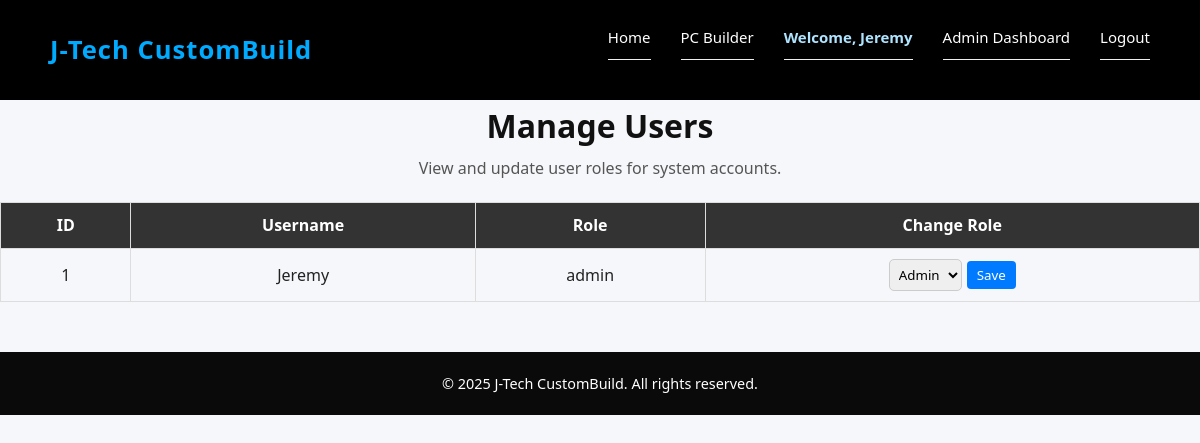
The page /admin/manage-users (signed in) on the database as committed earlier.
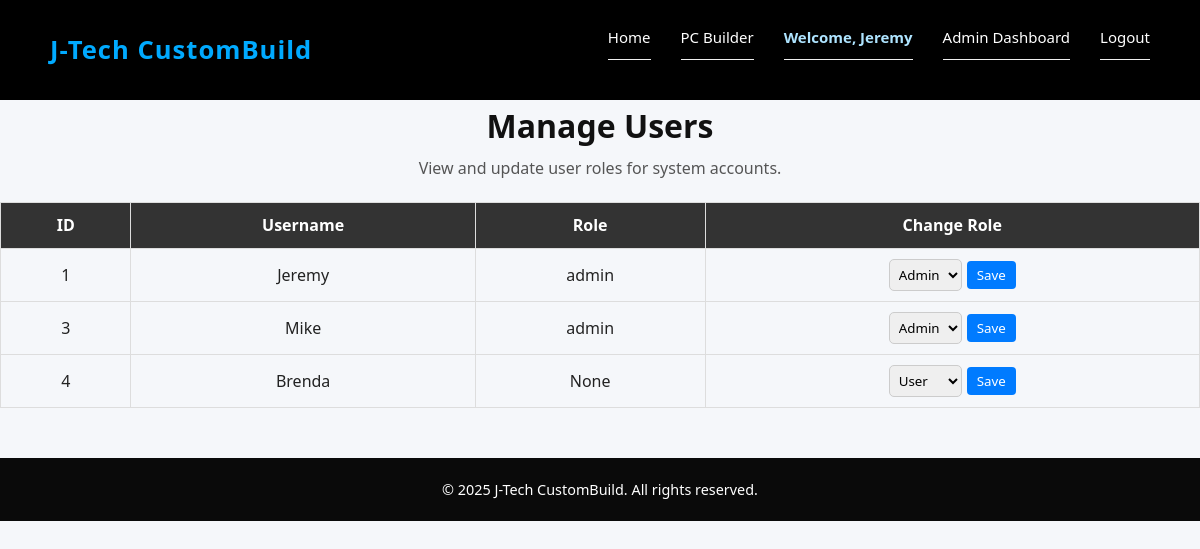
The same page on the database as committed later.
### tables this page shows
CREATE TABLE users (id INTEGER PRIMARY KEY AUTOINCREMENT, username TEXT UNIQUE NOT NULL, email TEXT NOT NULL, password TEXT NOT NULL, role TEXT);

### app.py (the view)
@app.route('/admin/manage-users')
def manage_users():
    if 'user' not in session or session.get('role') != 'admin':
        flash('Access denied.', 'danger')
        return redirect(url_for('login'))
    with sqlite3.connect(DB_NAME) as conn:
        conn.row_factory = sqlite3.Row
        cur = conn.cursor()
        cur.execute("SELECT id, username, role FROM users ORDER BY id ASC")
        users = cur.fetchall()
    return render_template('admin_manage_users.html', users=users)

### templates/admin_manage_users.html (shortened to what this page needs)
{% extends "base.html" %}
{% block content %}
<section class="admin-users">
    <div class="header-center">
        <h1>Manage Users</h1>
        <p>View and update user roles for system accounts.</p>
    </div>
    {% if users %}
    <table class="users-table">
        <thead>
            <tr>
                <th>ID</th>
                <th>Username</th>
                <th>Role</th>
                <th>Change Role</th>
            </tr>
        </thead>
        <tbody>
            {% for user in users %}
            <tr>
                <td>{{ user['id'] }}</td>
                <td>{{ user['username'] }}</td>
                <td>{{ user['role'] }}</td>
                <td>
                    <form action="{{ url_for('update_role', user_id=user['id']) }}" method="POST" class="update-form">
                        <select name="role" required>
                            <option value="user" {% if user['role'] == 'user' %}selected{% endif %}>User</option>
                            <option value="admin" {% if user['role'] == 'admin' %}selected{% endif %}>Admin</option>
                        </select>
                        <button type="submit">Save</button>
                    </form>
                </td>
            </tr>
            {% endfor %}
        </tbody>
    </table>
    {% else %}
    <p>No users found.</p>
    {% endif %}
</section>
{% endblock %}

### templates/base.html (shortened to what this page needs)
<!DOCTYPE html>
<html lang="en">
<head>
    <link rel="stylesheet" href="{{ url_for('static', filename='styles.css') }}">
</head>
<body>
    <header>
        <div class="navbar">
            <div class="logo">J-Tech CustomBuild</div>
            <nav>
                <ul>
                    <li><a href="{{ url_for('home') }}">Home</a></li>
                    <li><a href="{{ url_for('choose_purpose') }}">PC Builder</a></li>
                    {% if 'user' in session %}
                        <li class="welcome">Welcome, {{ session['user'] }}</li>
                        {% if session.get('role') == 'admin' %}
                            <li><a href="{{ url_for('admin_dashboard') }}">Admin Dashboard</a></li>
                        {% else %}
                            <li><a href="{{ url_for('my_builds') }}">My Builds</a></li>
                        {% endif %}
                        <li><a href="{{ url_for('logout') }}">Logout</a></li>
                    {% else %}
                        <li><a href="{{ url_for('login') }}">Login</a></li>
                        <li><a href="{{ url_for('register') }}">Register</a></li>
                    {% endif %}
                </ul>
            </nav>
        </div>
    </header>
    <main>
        {% block content %}{% endblock %}
    </main>
    <footer>
        <p>© 2025 J-Tech CustomBuild. All rights reserved.</p>
    </footer>
</body>
</html>

### static/styles.css (style rules this page uses)
* { margin: 0; padding: 0; box-sizing: border-box; font-family: 'Poppins', 'Segoe UI', sans-serif; }
body { background-color: #f5f7fa; color: #222; line-height: 1.6; }
header { background: #000; color: white; padding: 15px 50px; width: 100%; position: sticky; top: 0; z-index: 100; }
.navbar { display: flex; justify-content: space-between; align-items: center; flex-wrap: wrap; }
.logo { font-size: 1.6rem; font-weight: 700; color: #00aaff; letter-spacing: 1px; }
nav ul { list-style: none; display: flex; gap: 30px; }
nav ul li a { color: white; text-decoration: none; font-weight: 500; transition: 0.3s; }
.welcome { color: #aee4ff; font-weight: 600; }
footer { text-align: center; padding: 20px; background: #0a0a0a; color: white; font-size: 0.9rem; margin-top: 50px; }
.update-form { display: flex; justify-content: center; align-items: center; gap: 5px; }
.update-form button { background-color: #007bff; color: white; border: none; padding: 5px 8px; border-radius: 4px; cursor: pointer; }
.update-form select { padding: 5px; border-radius: 4px; border: 1px solid #ccc; }
.users-table { width: 100%; border-collapse: collapse; margin-top: 20px; }
.users-table th, .users-table td { border: 1px solid #ddd; padding: 10px; text-align: center; }
.users-table th { background-color: #333; color: #fff; }
.update-form select { padding: 5px; border-radius: 5px; border: 1px solid #ccc; }
.update-form button { padding: 5px 10px; background: #007bff; border: none; color: #fff; border-radius: 4px; cursor: pointer; }
.header-center { text-align: center; margin-bottom: 20px; }
.header-center h1 { font-size: 2rem; margin-bottom: 5px; color: #111; }
.header-center p { font-size: 1rem; color: #555; }
ul { list-style: none; padding: 0; margin-bottom: 25px; }
ul li { padding: 10px 0; border-bottom: 1px solid #eee; font-size: 15px; display: flex; justify-content: space-between; }

Rows that differ between the two databases and show on the page:
added users: id "3", username "Mike", role "admin", role "Admin"
added users: id "4", username "Brenda", role "None"
